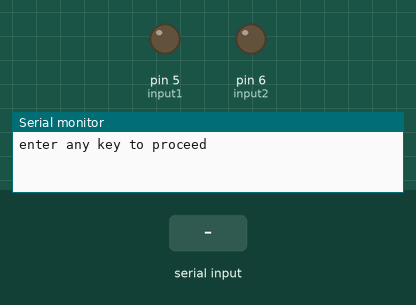
The sketch below on a simulated Arduino Uno, built with avr-gcc and run on an emulated ATmega328P. Parts: output pins drawn as LEDs (lit = HIGH), the last lines printed to the serial monitor. The inputs (shaded band) are chosen by the test bench.

Above: at 1.2 s.
1.3 s: "90,45\n" received over Serial
At 2.7 s:
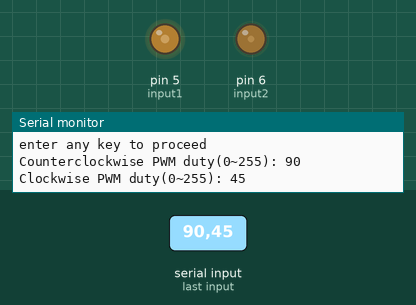
Timing chart, 0 to 4.3 s (numbered marks = the images above; inputs shaded):
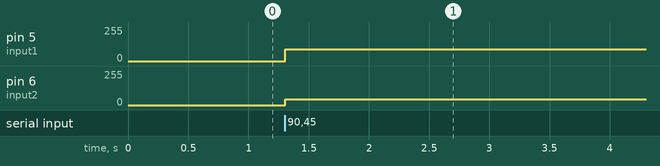

Measured:
- after the input at 1.3 s, pin 5 (input1): 0/255 → 90/255 at once; pin 6 (input2): 0/255 → 45/255 at once

The sketch:

DCmotor_PWM.ino
```cpp
const int input1=5;
const int input2=6;
int ccw=0;
int cw=0;
void setup()
{
  Serial.begin(9600);    //시리얼 통신 시작
  Serial.println("enter any key to proceed");
  Serial.read();    //아무 키 입력받음
}

void loop()
{
  if(Serial.available()){   //시리얼 값이 존재하면 진행. setup에서 입력을 하게끔 함.
    Serial.print("Counterclockwise PWM duty(0~255): ");
    ccw=Serial.parseInt();    //parseInt는 1초 안에 입력 값을 받으므로 빠르게 숫자를 입력한다
    Serial.println(ccw);
    Serial.print("Clockwise PWM duty(0~255): ");
    cw=Serial.parseInt();
    Serial.println(cw);
    analogWrite(input1,ccw);  //Counterclockwise(rpm>0)
    analogWrite(input2,cw);   //Clockwise(rpm<0)
    Serial.end();   //시리얼 통신 종료
  }
}
```
